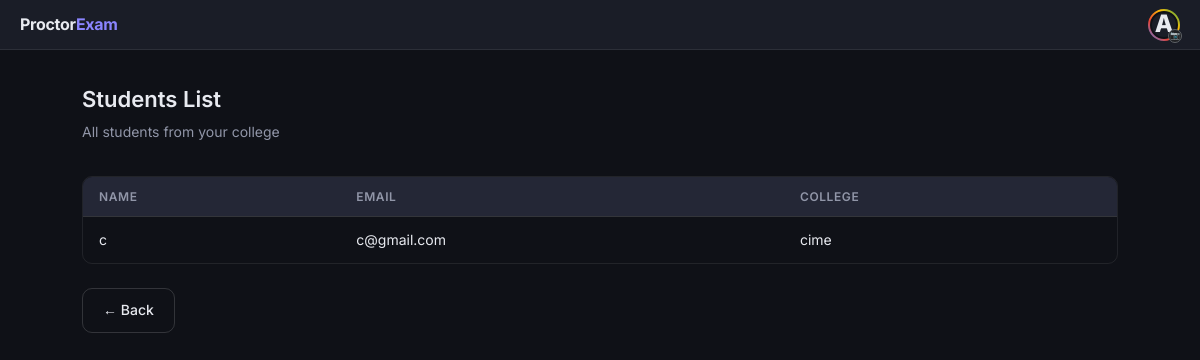
The page /admin/students (signed in) on the database as committed earlier.
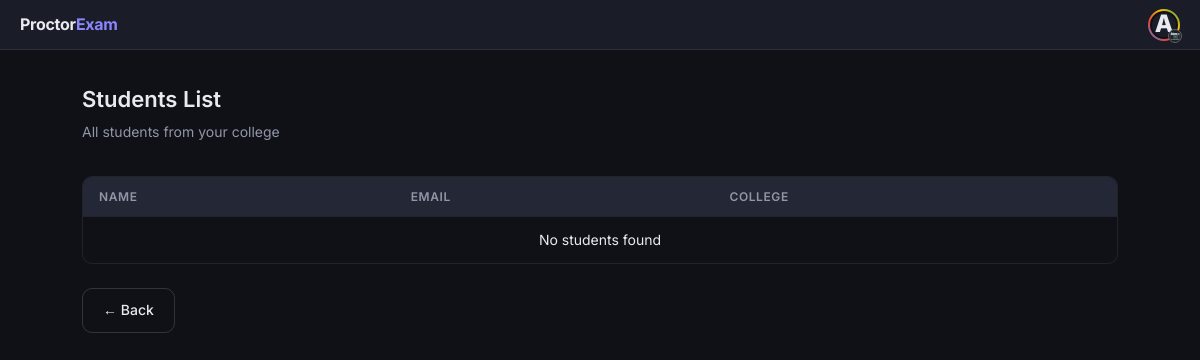
The same page on the database as committed later.
### tables this page shows
CREATE TABLE users (
    id INTEGER PRIMARY KEY AUTOINCREMENT,
    role TEXT NOT NULL,                  -- student / admin / examiner / developer
    username TEXT NOT NULL,
    email TEXT UNIQUE NOT NULL,
    password TEXT NOT NULL,
    college_name TEXT NOT NULL,
    profile_pic TEXT DEFAULT 'default_avatar.png',
    status TEXT DEFAULT 'active'         -- pending / active / rejected
);

### app.py (the view)
@app.route('/admin/students')
@login_required
@admin_required
def view_students():
    conn = get_db()
    college = session.get('college')
    students = conn.execute(
        "SELECT username, email, college_name FROM users WHERE role='student' AND college_name=?",
        (college,)
    ).fetchall()
    conn.close()
    return render_template('view_students.html', students=students)

### app.py (called while the page is built)
def get_db():
    conn = sqlite3.connect(DB_PATH, timeout=20)
    conn.row_factory = sqlite3.Row
    return conn

def login_required(f):
    @wraps(f)
    def decorated(*args, **kwargs):
        if 'user_id' not in session: return redirect(url_for('login'))
        return f(*args, **kwargs)
    return decorated

def admin_required(f):
    @wraps(f)
    def decorated(*args, **kwargs):
        if session.get('role') != 'admin':
            flash('Access Denied: Master Admin privileges required.', 'error')
            return redirect(url_for('dashboard'))
        return f(*args, **kwargs)
    return decorated

### templates/view_students.html (shortened to what this page needs)
{% extends "base.html" %}
{% block content %}
<div class="page">
  <div class="page-header">
    <h2>Students List</h2>
    <p>All students from your college</p>
  </div>
  <div class="table-wrap">
    <table>
      <thead>
        <tr>
          <th>Name</th>
          <th>Email</th>
          <th>College</th>
        </tr>
      </thead>
      <tbody>
        {% for s in students %}
        <tr>
          <td>{{ s.username }}</td>
          <td>{{ s.email }}</td>
          <td>{{ s.college_name }}</td>
        </tr>
        {% else %}
        <tr>
          <td colspan="3" style="text-align:center;">No students found</td>
        </tr>
        {% endfor %}
      </tbody>
    </table>
  </div>
  <br>
  <a href="{{ url_for('admin_dashboard') }}" class="btn btn-outline">← Back</a>
</div>
{% endblock %}

Rows that differ between the two databases and show on the page:
removed users: username "c", email "c@gmail.com", college_name "cime"
Other text that changed with them:
text now shown: "No students found"
